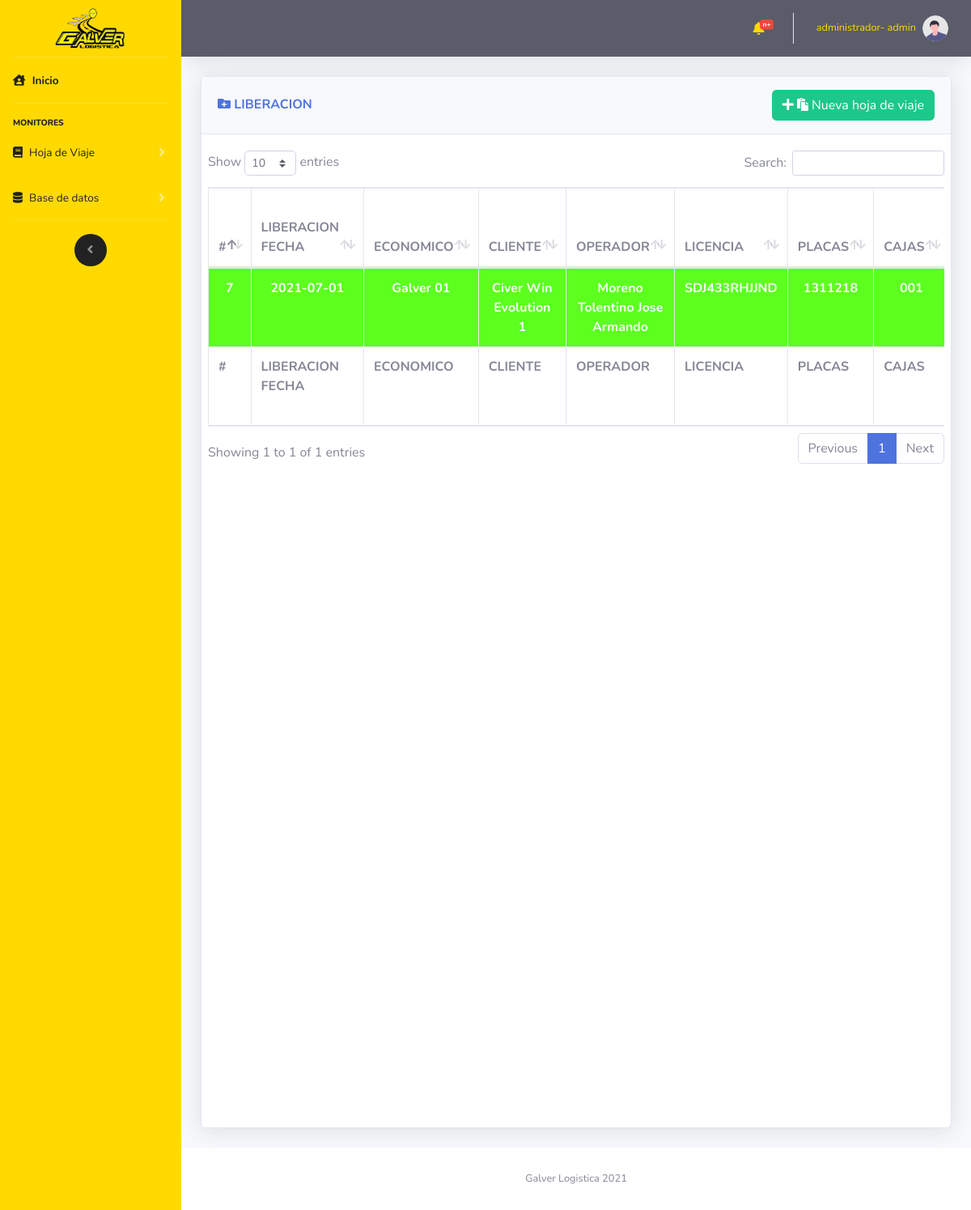
Page /vistas/HDV_Liberacion.php (signed in) on the earlier database version.
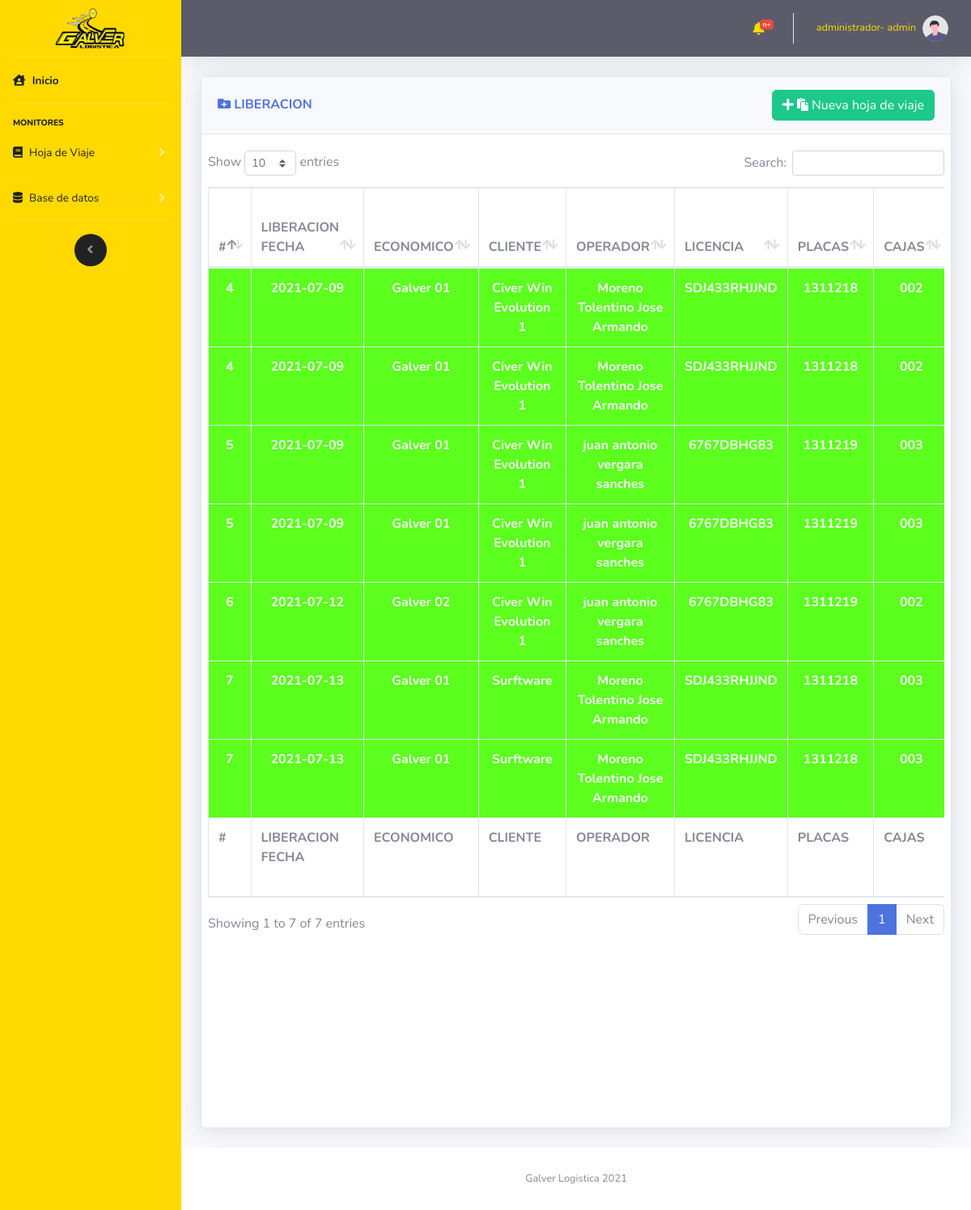
Same page on the later database version.
### tables this page shows
CREATE TABLE `viaje` (
  `id_viaje` int(11) NOT NULL,
  `id_hojaDeViaje` int(11) NOT NULL,
  `id_viajeEstado` int(11) NOT NULL,
  `id_empresaEmisora` int(11) NOT NULL,
  `id_empresaReceptora` int(11) NOT NULL,
  `id_carga` int(11) NOT NULL,
  `id_unidadDeMedida` int(11) NOT NULL,
  `viaje_fechaDeArribo` datetime NOT NULL,
  `viaje_fechaDeCarga` datetime NOT NULL,
  `viaje_fechaDeLlegadaDeDescarga` datetime NOT NULL,
  `viaje_fechaDeDescarga` datetime NOT NULL,
  `viaje_cargaCantidad` double NOT NULL,
  `viaje_cargaProporcionUM` double NOT NULL,
  `id_remolque` int(11) NOT NULL,
  `id_remolqueServicio` int(11) NOT NULL,
  `viaje_talon1` varchar(40) NOT NULL,
  `viaje_talon2` varchar(40) NOT NULL,
  `viaje_origen` varchar(500) NOT NULL,
  `viaje_destino` varchar(500) NOT NULL,
  `viaje_folioDeCarga` varchar(50) NOT NULL,
  `viaje_folioDeBascula` varchar(50) NOT NULL,
  `viaje_observacion_carga` varchar(500) NOT NULL,
  `viaje_sellos` varchar(300) NOT NULL
);

CREATE TABLE `hoja_de_viaje` (
  `id_hojaDeViaje` int(11) NOT NULL,
  `id_creador` int(11) NOT NULL,
  `id_editor` int(11) NOT NULL,
  `hojaDeViaje_fechaDeLiberacion` datetime NOT NULL,
  `hojaDeViaje_fechaDeEdicion` datetime NOT NULL,
  `hojaDeViaje_observaciones` varchar(500) NOT NULL,
  `hojaDeViaje_tipoDeViaje` int(11) NOT NULL,
  `hojaDeViaje_estadoDeViaje` int(11) NOT NULL
);

### controlador/modulos/selects.php (called while the page is built, shortened)
<?php
    function muestraHDV($mysqli,$estado)
    {
        $consulta=
        "SELECT
		viaje.id_viaje as ID_VIAJE,
        hoja_de_viaje.id_hojaDeViaje as ID,
		(SELECT empresaEmisoraNombre FROM empresa_emisora WHERE empresaEmisoraId= viaje.id_empresaEmisora LIMIT 1) as ECONOMICO,
        (SELECT operadorNombre FROM operadores WHERE operadorID= tractor_del_operador.id_operador LIMIT 1) as OPERADOR,
        (SELECT tractorPlaca FROM tractor WHERE tractorId= tractor_del_operador.id_tractor LIMIT 1) as PLACAS,
        (SELECT remolqueEconomico FROM remolque WHERE remolque.remolqueID = viaje.id_remolque LIMIT 1) as CAJAS,
        (SELECT operadorLisencia FROM operadores WHERE operadorID= tractor_del_operador.id_operador LIMIT 1) as LICENCIA,
        viaje.viaje_talon1 as TALON1,
        viaje.viaje_talon2 as TALON2,
        hoja_de_viaje.hojaDeViaje_fechaDeLiberacion as LIBERACION_FECHA,
        viaje.viaje_fechaDeArribo as FECHA_ARRIBO,
        viaje.viaje_fechaDeArribo as FECHA_CARGA,
        viaje.viaje_folioDeCarga as FOLIO_DE_CARGA,
        (viaje.viaje_cargaCantidad * viaje.viaje_cargaProporcionUM) as TONELADAS,
        hoja_de_viaje.hojaDeViaje_observaciones as OBSERVACIONES,
        viaje.viaje_fechaDeDescarga as FECHA_ENTREGA,
        destino.destino_nombre as ORIGEN,
        viaje.viaje_destino as DESTINO,
        (SELECT empresaReceptoraNombre FROM empresa_receptora WHERE empresaReceptoraId = viaje.id_empresaReceptora) as CLIENTE,
        viaje.viaje_folioDeCarga AS FOLIO_CARGA,
        viaje.viaje_folioDeBascula AS FOLIO_BASCULA,
        viaje.viaje_observacion_carga AS OBSERVACION_CARGA,
        viaje.viaje_sellos AS SELLOS_CARGA,
        viaje.id_viajeEstado as ID_ESTADO
        FROM `viaje`
        INNER JOIN tractor_del_operador ON tractor_del_operador.id_hojaDeViaje = viaje.id_hojaDeViaje
        INNER JOIN hoja_de_viaje ON hoja_de_viaje.id_hojaDeViaje = viaje.id_hojaDeViaje
        INNER JOIN destino ON destino.destino_id = viaje.viaje_origen
        WHERE viaje.id_viajeEstado=$estado
        ORDER BY hoja_de_viaje.id_hojaDeViaje asc;";
        $result = $mysqli->query($consulta);
        return $result;
    }
?>

### vistas/HDV_Liberacion.php (the view, shortened to what the changed rows need)
<?php
    include "../import/componentes/head.php";
    include "../import/componentes/navbarLateral.php";
    include "../import/componentes/navbarHorizontal.php";
    include "../controlador/coneccion/config.php";
    include "../controlador/modulos/selects.php";
?>
<div class="container-fluid">
    <div class="row">
            <div class="col-12">
                <div class="card shadow mb-4 card_hdv">
                    <div class="card-body">
                        <div class="chart-area">
                            <div class="row">
                                <div class="table-responsive">
                                    <table class="table table-bordered"
                                    id="dataTable" width="100%">
                                        <thead>
                                            <tr>
                                                <th scope="col">#</th>
                                                <th scope="col">LIBERACION FECHA</th>
                                                <th scope="col">ECONOMICO</th>
                                                <th scope="col">CLIENTE</th>
                                                <th scope="col">OPERADOR</th>
                                                <th scope="col">LICENCIA</th>
                                                <th scope="col">PLACAS</th>
                                                <th scope="col">CAJAS</th>
                                            </tr>
                                        </thead>
                                        <tfoot>
                                            <tr>
                                                <th scope="col">#</th>
                                                <th scope="col">LIBERACION FECHA</th>
                                                <th scope="col">ECONOMICO</th>
                                                <th scope="col">CLIENTE</th>
                                                <th scope="col">OPERADOR</th>
                                                <th scope="col">LICENCIA</th>
                                                <th scope="col">PLACAS</th>
                                                <th scope="col">CAJAS</th>
                                            </tr>
                                        </tfoot>
                                        <tbody class=" text-center">
                                        <?php
                                        $hdv=muestraHDV($mysqli,1);
                                        while ($filas =$hdv->fetch_assoc())
                                        {
                                            $talones=($filas["TALON2"]!="")?$filas["TALON1"]."<br>".$filas["TALON2"]:$filas["TALON1"];
                                            echo
                                            "<tr bgcolor='#5cff1e' class='text-light font-weight-bold'>".
                                            "<td>".$filas["ID"]."</td>".
                                            "<td>".substr($filas["LIBERACION_FECHA"], 0, -9)."</td>".
                                            "<td>".$filas["ECONOMICO"]."</td>".
                                            "<td>".$filas["CLIENTE"]."</td>".
                                            "<td>".$filas["OPERADOR"]."</td>".
                                            "<td>".$filas["LICENCIA"]."</td>".
                                            "<td>".$filas["PLACAS"]."</td>".
                                            "<td>".$filas["CAJAS"]."</td>".
                                            "<td>".$talones."</td>".
                                            "<td>".$filas["TONELADAS"]."</td>".
                                            "<td>".$filas["ORIGEN"]."</td>".
                                            "<td><a href='./HDV_ArriboEdicion.php?id=".$filas["ID"]."'><button type='button' class='btn btn-warning'><i class='fas fa-edit'></i></button></a></td>".
                                            "<td><a href='./HDV_Arribo.php?id=".$filas["ID_VIAJE"]."'><button type='button' class='btn btn-warning'><i class='fas fa-arrow-alt-circle-right'></i></button></a></td>".
                                            "</tr>";
                                        }
                                        ?>
                                        </tbody>
                                    </table>
                                </div>
                            </div>
                        </div>
                    </div>
                </div>
            </div>
    </div>
    <?php
    include "../import/componentes/footer.php";
    include "../import/componentes/js/main.php";
?>

Differences in the rows shown:
removed viaje: hoja_de_viaje.id_hojaDeViaje "7", hoja_de_viaje.hojaDeViaje_fechaDeLiberacion "2021-07-01", ECONOMICO "Galver 01", CLIENTE "Civer Win Evolution 1", OPERADOR "Moreno Tolentino Jose Armando", LICENCIA "SDJ433RHJJND", PLACAS "1311218", CAJAS "001"
added viaje: hoja_de_viaje.id_hojaDeViaje "4", hoja_de_viaje.hojaDeViaje_fechaDeLiberacion "2021-07-09", ECONOMICO "Galver 01", CLIENTE "Civer Win Evolution 1", OPERADOR "Moreno Tolentino Jose Armando", LICENCIA "SDJ433RHJJND", PLACAS "1311218", CAJAS "002"
added viaje: hoja_de_viaje.id_hojaDeViaje "4", hoja_de_viaje.hojaDeViaje_fechaDeLiberacion "2021-07-09", ECONOMICO "Galver 01", CLIENTE "Civer Win Evolution 1", OPERADOR "Moreno Tolentino Jose Armando", LICENCIA "SDJ433RHJJND", PLACAS "1311218", CAJAS "002"
added viaje: hoja_de_viaje.id_hojaDeViaje "5", hoja_de_viaje.hojaDeViaje_fechaDeLiberacion "2021-07-09", ECONOMICO "Galver 01", CLIENTE "Civer Win Evolution 1", OPERADOR "juan antonio vergara sanches", LICENCIA "6767DBHG83", PLACAS "1311219", CAJAS "003"
added viaje: hoja_de_viaje.id_hojaDeViaje "5", hoja_de_viaje.hojaDeViaje_fechaDeLiberacion "2021-07-09", ECONOMICO "Galver 01", CLIENTE "Civer Win Evolution 1", OPERADOR "juan antonio vergara sanches", LICENCIA "6767DBHG83", PLACAS "1311219", CAJAS "003"
added viaje: hoja_de_viaje.id_hojaDeViaje "6", hoja_de_viaje.hojaDeViaje_fechaDeLiberacion "2021-07-12", ECONOMICO "Galver 02", CLIENTE "Civer Win Evolution 1", OPERADOR "juan antonio vergara sanches", LICENCIA "6767DBHG83", PLACAS "1311219", CAJAS "002"
added viaje: hoja_de_viaje.id_hojaDeViaje "7", hoja_de_viaje.hojaDeViaje_fechaDeLiberacion "2021-07-13", ECONOMICO "Galver 01", CLIENTE "Surftware", OPERADOR "Moreno Tolentino Jose Armando", LICENCIA "SDJ433RHJJND", PLACAS "1311218", CAJAS "003"
added viaje: hoja_de_viaje.id_hojaDeViaje "7", hoja_de_viaje.hojaDeViaje_fechaDeLiberacion "2021-07-13", ECONOMICO "Galver 01", CLIENTE "Surftware", OPERADOR "Moreno Tolentino Jose Armando", LICENCIA "SDJ433RHJJND", PLACAS "1311218", CAJAS "003"
Other differences:
text written by a page script: "Show entries Search: Showing 1 to 1 of 1 entries Previous 1 Next" → "Show entries Search: Showing 1 to 7 of 7 entries Previous 1 Next"
